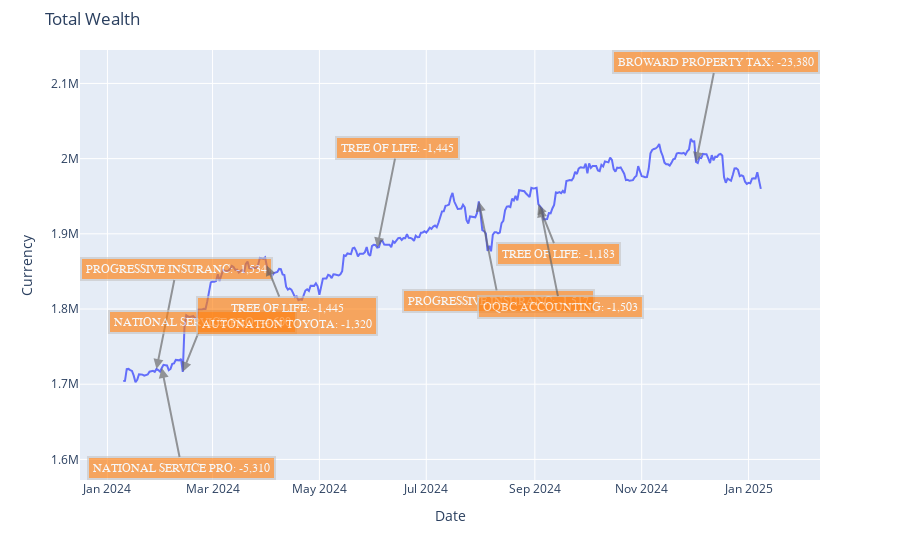

Source (notebook cell):
### Code cell
figure_manager.get_figure_timeseries(date_range=[datetime.today() - timedelta(days=365), datetime.today()], annotation_count=10)

### Figure 1 — Plotly figure (JSON) as saved in the notebook; plotly's stock layout.template omitted (floating-point values rounded to 4 significant figures; data arrays with more than 128 entries replaced by an {"elided": "..."} marker saying what was removed)
{"data": [{"hovertext": {"elided": "365 str values"}, "type": "scatter", "x": {"elided": "365 str values"}, "y": {"elided": "365 float values"}}], "layout": {"annotations": [{"align": "center", "arrowcolor": "#636363", "arrowhead": 2, "arrowsize": 1, "arrowwidth": 2, "ax": 20, "ay": -100, "bgcolor": "#ff7f0e", "bordercolor": "#c7c7c7", "borderpad": 4, "borderwidth": 2, "font": {"color": "#ffffff", "family": "Courier New, monospace", "size": 12}, "opacity": 0.65, "showarrow": true, "text": "PROGRESSIVE INSURANC: -1,534", "x": "2024-01-29T00:00:00", "xref": "x", "y": 1720000.0, "yref": "y"}, {"align": "center", "arrowcolor": "#636363", "arrowhead": 2, "arrowsize": 1, "arrowwidth": 2, "ax": 20, "ay": 100, "bgcolor": "#ff7f0e", "bordercolor": "#c7c7c7", "borderpad": 4, "borderwidth": 2, "font": {"color": "#ffffff", "family": "Courier New, monospace", "size": 12}, "opacity": 0.65, "showarrow": true, "text": "NATIONAL SERVICE PRO: -5,310", "x": "2024-02-01T00:00:00", "xref": "x", "y": 1722000.0, "yref": "y"}, {"align": "center", "arrowcolor": "#636363", "arrowhead": 2, "arrowsize": 1, "arrowwidth": 2, "ax": 20, "ay": -50, "bgcolor": "#ff7f0e", "bordercolor": "#c7c7c7", "borderpad": 4, "borderwidth": 2, "font": {"color": "#ffffff", "family": "Courier New, monospace", "size": 12}, "opacity": 0.65, "showarrow": true, "text": "NATIONAL SERVICE PRO: -4,600", "x": "2024-02-13T00:00:00", "xref": "x", "y": 1716000.0, "yref": "y"}, {"align": "center", "arrowcolor": "#636363", "arrowhead": 2, "arrowsize": 1, "arrowwidth": 2, "ax": 20, "ay": 50, "bgcolor": "#ff7f0e", "bordercolor": "#c7c7c7", "borderpad": 4, "borderwidth": 2, "font": {"color": "#ffffff", "family": "Courier New, monospace", "size": 12}, "opacity": 0.65, "showarrow": true, "text": "TREE OF LIFE: -1,445<br>AUTONATION TOYOTA: -1,320", "x": "2024-04-01T00:00:00", "xref": "x", "y": 1858000.0, "yref": "y"}, {"align": "center", "arrowcolor": "#636363", "arrowhead": 2, "arrowsize": 1, "arrowwidth": 2, "ax": 20, "ay": -100, "bgcolor": "#ff7f0e", "bordercolor": "#c7c7c7", "borderpad": 4, "borderwidth": 2, "font": {"color": "#ffffff", "family": "Courier New, monospace", "size": 12}, "opacity": 0.65, "showarrow": true, "text": "TREE OF LIFE: -1,445", "x": "2024-06-03T00:00:00", "xref": "x", "y": 1882000.0, "yref": "y"}, {"align": "center", "arrowcolor": "#636363", "arrowhead": 2, "arrowsize": 1, "arrowwidth": 2, "ax": 20, "ay": 100, "bgcolor": "#ff7f0e", "bordercolor": "#c7c7c7", "borderpad": 4, "borderwidth": 2, "font": {"color": "#ffffff", "family": "Courier New, monospace", "size": 12}, "opacity": 0.65, "showarrow": true, "text": "PROGRESSIVE INSURANC: -1,517", "x": "2024-07-31T00:00:00", "xref": "x", "y": 1943000.0, "yref": "y"}, {"align": "center", "arrowcolor": "#636363", "arrowhead": 2, "arrowsize": 1, "arrowwidth": 2, "ax": 20, "ay": 50, "bgcolor": "#ff7f0e", "bordercolor": "#c7c7c7", "borderpad": 4, "borderwidth": 2, "font": {"color": "#ffffff", "family": "Courier New, monospace", "size": 12}, "opacity": 0.65, "showarrow": true, "text": "TREE OF LIFE: -1,183", "x": "2024-09-03T00:00:00", "xref": "x", "y": 1939000.0, "yref": "y"}, {"align": "center", "arrowcolor": "#636363", "arrowhead": 2, "arrowsize": 1, "arrowwidth": 2, "ax": 20, "ay": 100, "bgcolor": "#ff7f0e", "bordercolor": "#c7c7c7", "borderpad": 4, "borderwidth": 2, "font": {"color": "#ffffff", "family": "Courier New, monospace", "size": 12}, "opacity": 0.65, "showarrow": true, "text": "OQBC ACCOUNTING: -1,503", "x": "2024-09-04T00:00:00", "xref": "x", "y": 1936000.0, "yref": "y"}, {"align": "center", "arrowcolor": "#636363", "arrowhead": 2, "arrowsize": 1, "arrowwidth": 2, "ax": 20, "ay": -100, "bgcolor": "#ff7f0e", "bordercolor": "#c7c7c7", "borderpad": 4, "borderwidth": 2, "font": {"color": "#ffffff", "family": "Courier New, monospace", "size": 12}, "opacity": 0.65, "showarrow": true, "text": "BROWARD PROPERTY TAX: -23,380", "x": "2024-12-02T00:00:00", "xref": "x", "y": 1996000.0, "yref": "y"}], "margin": {"t": 50}, "title": {"text": "Total Wealth"}, "xaxis": {"title": {"text": "Date"}}, "yaxis": {"title": {"text": "Currency"}}}}
